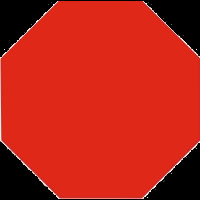
#> input picture traffic_signs_classes/thresholding/12.jpg, 200 x 200 px
$ python thresholding.py
#> lines starting #> are read from the running program, lines starting #| are printed output that depends on the picture; after the words box and inside, x2 and y2 are one past the last pixel; in counts of white or black regions, pixels touching at a corner belong together
import cv2;
import numpy as np;

im_in = cv2.imread("12.jpg", cv2.IMREAD_GRAYSCALE);
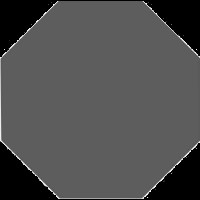
#> im_in: shape (200, 200); min 0, max 254, mean 78.6
imagem = cv2.imread("arte1.jpg", cv2.IMREAD_GRAYSCALE);

th, im_th = cv2.threshold(im_in, 50, 255, cv2.THRESH_BINARY);
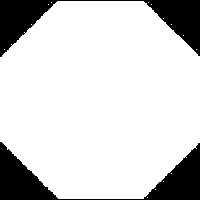
#> im_th: shape (200, 200); 82.8% white; 2 black regions, box (x1, y1, x2, y2) and area: (0, 142, 200, 200) 3507, (0, 0, 200, 57) 3381


# Create new image
#> (the run stopped early here; a loop or call above may not have finished)

$ run again, with traffic_signs_classes/thresholding/0.jpg copied over traffic_signs_classes/thresholding/12.jpg
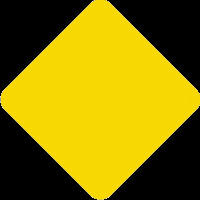
#> input picture traffic_signs_classes/thresholding/0.jpg, 200 x 200 px
#> `im_in = cv2.imread("12.jpg", cv2.IMREAD_GRAYSCALE);`:
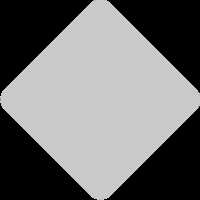
#> im_in: shape (200, 200); min 0, max 236, mean 113.1
#> `th, im_th = cv2.threshold(im_in, 50, 255, cv2.THRESH_BINARY);`:
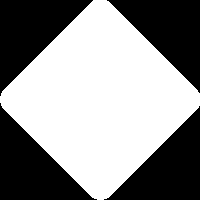
#> im_th: shape (200, 200); 56.2% white; 4 black regions, box (x1, y1, x2, y2) and area: (0, 103, 97, 200) 4473, (104, 106, 200, 200) 4376, (0, 0, 93, 96) 4375, (107, 0, 200, 93) 4281
